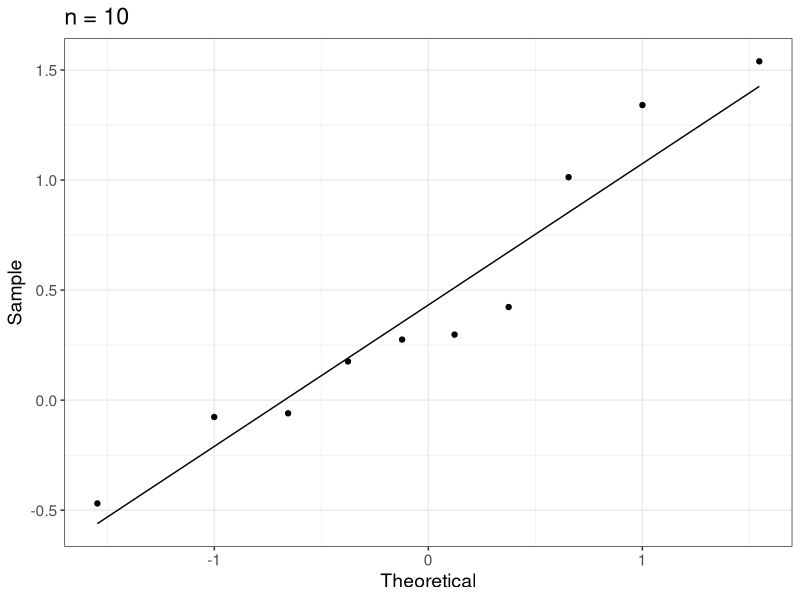
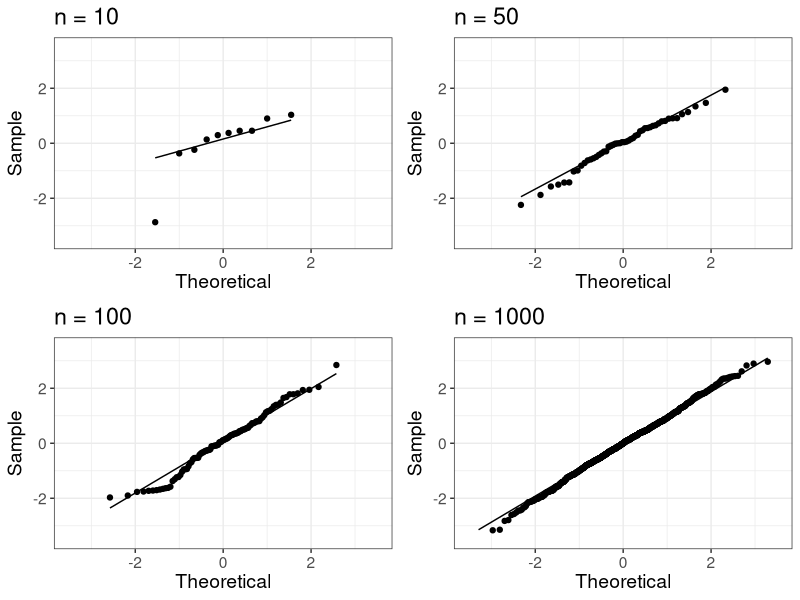
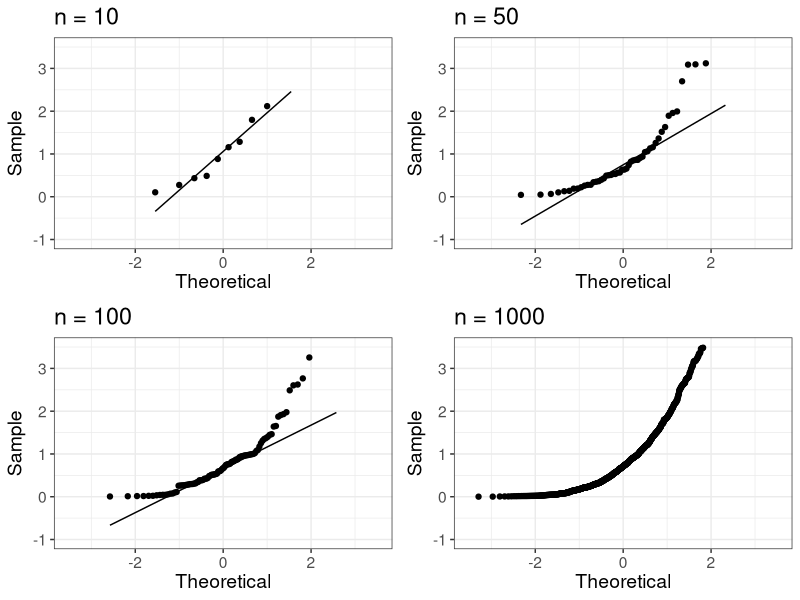
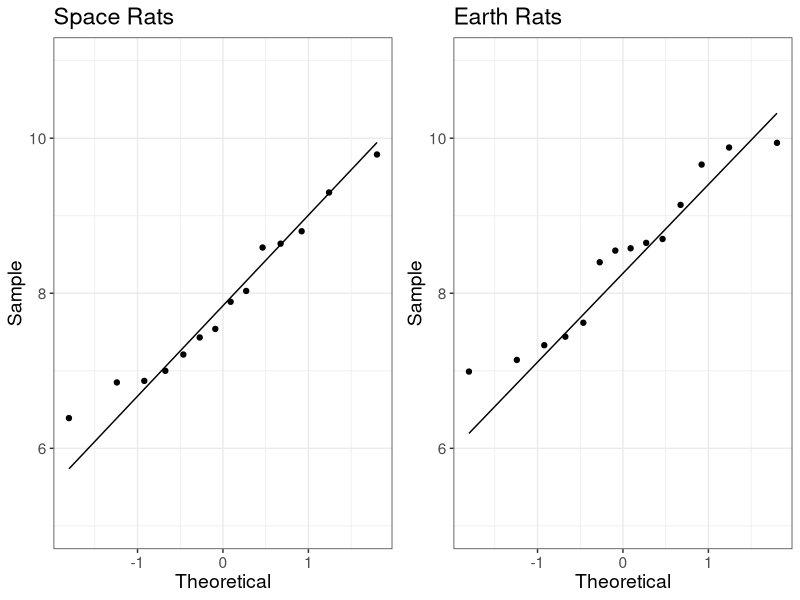
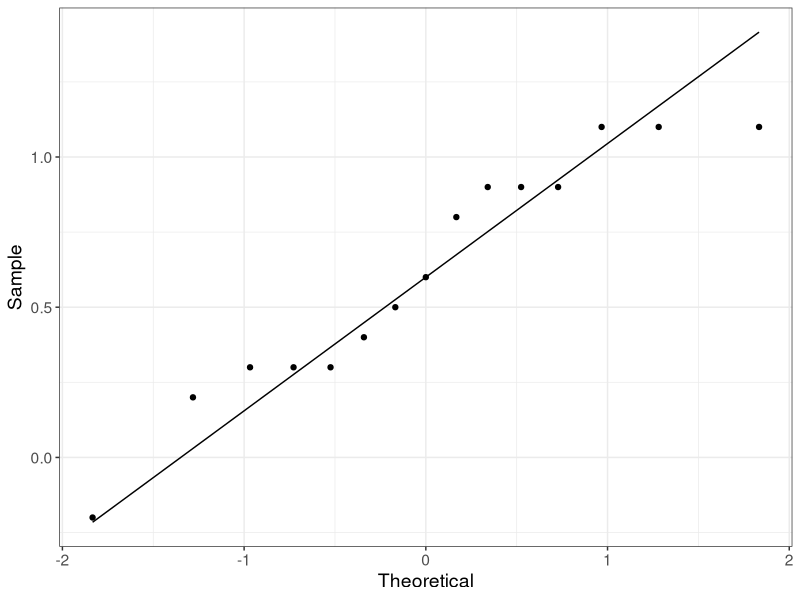

R code for these plots, in order:
## ---- chunk 1
library(tidyverse)
## ---- chunk 2
outcome <- rnorm(10) # simulate from N(0, 1)
sim_normal <- tibble(outcome)

sim_normal %>% # pipe in data
  ggplot(aes(sample = outcome)) + # call ggplot(), specify the variable to be examined
  stat_qq(size=1.5) + # request q-q scatterplot
  stat_qq_line() + # request q-q 45* line
  theme_bw() + # change background :)
  labs(x = "Theoretical",
       y = "Sample",
       title = "n = 10") + # change axis labels
  theme(text = element_text(size=14)) # change font size
## ---- chunk 3
outcome <- rnorm(10) # simulate from N(0, 1)
sim_normal <- tibble(outcome)

a <- sim_normal %>% # pipe in data
  ggplot(aes(sample = outcome)) + # call ggplot(), specify the variable to be examined
  stat_qq(size=1.5) + # request q-q scatterplot
  stat_qq_line() + # request q-q 45* line
  theme_bw() + # change background :)
  labs(x = "Theoretical",
       y = "Sample",
       title = "n = 10") + # change axis labels
  xlim(-3.5, 3.5) +
  ylim(-3.5, 3.5) +
  theme(text = element_text(size=14)) # change font size

outcome <- rnorm(50) # simulate from N(0, 1)
sim_normal <- tibble(outcome)

b <- sim_normal %>% # pipe in data
  ggplot(aes(sample = outcome)) + # call ggplot(), specify the variable to be examined
  stat_qq(size=1.5) + # request q-q scatterplot
  stat_qq_line() + # request q-q 45* line
  theme_bw() + # change background :)
  labs(x = "Theoretical",
       y = "Sample",
       title = "n = 50") + # change axis labels
  xlim(-3.5, 3.5) +
  ylim(-3.5, 3.5) +
  theme(text = element_text(size=14)) # change font size

outcome <- rnorm(100) # simulate from N(0, 1)
sim_normal <- tibble(outcome)

c <- sim_normal %>% # pipe in data
  ggplot(aes(sample = outcome)) + # call ggplot(), specify the variable to be examined
  stat_qq(size=1.5) + # request q-q scatterplot
  stat_qq_line() + # request q-q 45* line
  theme_bw() + # change background :)
  labs(x = "Theoretical",
       y = "Sample",
       title = "n = 100") + # change axis labels
  xlim(-3.5, 3.5) +
  ylim(-3.5, 3.5) +
  theme(text = element_text(size=14)) # change font size

outcome <- rnorm(1000) # simulate from N(0, 1)
sim_normal <- tibble(outcome)

d <- sim_normal %>% # pipe in data
  ggplot(aes(sample = outcome)) + # call ggplot(), specify the variable to be examined
  stat_qq(size=1.5) + # request q-q scatterplot
  stat_qq_line() + # request q-q 45* line
  theme_bw() + # change background :)
  labs(x = "Theoretical",
       y = "Sample",
       title = "n = 1000") + # change axis labels
  xlim(-3.5, 3.5) +
  ylim(-3.5, 3.5) +
  theme(text = element_text(size=14)) # change font size

library(ggpubr)
ggarrange(a, b, c, d, ncol = 2, nrow = 2)
## ---- chunk 4
outcome <- rexp(10) 
sim_normal <- tibble(outcome)

a <- sim_normal %>% # pipe in data
  ggplot(aes(sample = outcome)) + # call ggplot(), specify the variable to be examined
  stat_qq(size=1.5) + # request q-q scatterplot
  stat_qq_line() + # request q-q 45* line
  theme_bw() + # change background :)
  labs(x = "Theoretical",
       y = "Sample",
       title = "n = 10") + # change axis labels
  xlim(-3.5, 3.5) +
  ylim(-1, 3.5) +
  theme(text = element_text(size=14)) # change font size

outcome <- rexp(50) # simulate from N(0, 1)
sim_normal <- tibble(outcome)

b <- sim_normal %>% # pipe in data
  ggplot(aes(sample = outcome)) + # call ggplot(), specify the variable to be examined
  stat_qq(size=1.5) + # request q-q scatterplot
  stat_qq_line() + # request q-q 45* line
  theme_bw() + # change background :)
  labs(x = "Theoretical",
       y = "Sample",
       title = "n = 50") + # change axis labels
  xlim(-3.5, 3.5) +
  ylim(-1, 3.5) +
  theme(text = element_text(size=14)) # change font size

outcome <- rexp(100) # simulate from N(0, 1)
sim_normal <- tibble(outcome)

c <- sim_normal %>% # pipe in data
  ggplot(aes(sample = outcome)) + # call ggplot(), specify the variable to be examined
  stat_qq(size=1.5) + # request q-q scatterplot
  stat_qq_line() + # request q-q 45* line
  theme_bw() + # change background :)
  labs(x = "Theoretical",
       y = "Sample",
       title = "n = 100") + # change axis labels
  xlim(-3.5, 3.5) +
  ylim(-1, 3.5) +
  theme(text = element_text(size=14)) # change font size

outcome <- rexp(1000) # simulate from N(0, 1)
sim_normal <- tibble(outcome)

d <- sim_normal %>% # pipe in data
  ggplot(aes(sample = outcome)) + # call ggplot(), specify the variable to be examined
  stat_qq(size=1.5) + # request q-q scatterplot
  stat_qq_line() + # request q-q 45* line
  theme_bw() + # change background :)
  labs(x = "Theoretical",
       y = "Sample",
       title = "n = 1000") + # change axis labels
  xlim(-3.5, 3.5) +
  ylim(-1, 3.5) +
  theme(text = element_text(size=14)) # change font size

library(ggpubr)
ggarrange(a, b, c, d, ncol = 2, nrow = 2)
## ---- chunk 5
space_rbc <- c(8.59, 6.87, 7.00, 8.64, 7.89, 8.80, 7.43, 9.79, 9.30, 7.21, 6.85, 8.03, 6.39, 7.54)
space <- tibble(space_rbc)

space_qq <- space %>%
  ggplot(aes(sample = space_rbc)) +
  stat_qq(size=1.5) +
  stat_qq_line() +
  labs(x = "Theoretical",
       y = "Sample",
       title = "Space Rats") +
  ylim(5, 11) +
  theme_bw() +
  theme(text = element_text(size=14))
## ---- chunk 6
earth_rbc <- c(8.65, 7.62, 7.33, 6.99, 7.44, 8.58, 8.40, 8.55, 9.88, 9.66, 8.70, 9.94, 7.14, 9.14)
earth <- tibble(earth_rbc)
  
earth_qq <- earth %>%
  ggplot(aes(sample = earth_rbc)) +
  stat_qq(size=1.5) +
  stat_qq_line() +
  labs(x = "Theoretical",
       y = "Sample",
       title = "Earth Rats") +
  ylim(5, 11) +
  theme_bw() +
  theme(text = element_text(size=14))
## ---- chunk 7
library(ggpubr)
ggarrange(space_qq, earth_qq, ncol = 2) # put graphs together
## ---- chunk 8
g1 <- c(17.6, 20.2, 19.5, 11.3, 13.0, 16.3, 15.3, 16.2, 12.2, 14.8, 21.3, 22.1, 16.9, 17.6, 18.4)
g2 <- c(17.3, 19.1, 18.4, 11.5, 12.7, 15.8, 14.9, 15.3, 12.0, 14.2, 21.0, 21.0, 16.1, 16.7, 17.5)
garage <- tibble(g1, g2) %>% # create dataset with both garages
  mutate(d = g1-g2) # create variable of differences

garage %>%
  ggplot(aes(sample = d)) +
  stat_qq(size=1.5) +
  stat_qq_line() +
  labs(x = "Theoretical",
       y = "Sample") +
  #ylim(5, 11) +
  theme_bw() +
  theme(text = element_text(size=14))
## ---- chunk 9
rbc <- c(8.59, 8.64, 7.43, 7.21, 6.39, 6.87, 7.89,
         9.79, 6.85, 7.54, 7.00, 8.80, 9.30, 8.03,
         8.65, 6.99, 8.40, 9.66, 7.14, 7.62, 7.44,
         8.55, 8.70, 9.14, 7.33, 8.58, 9.88, 9.94) # enter blood cell mass
rat <- c(rep("Space",14), rep("Earth",14)) # enter identifier 
data <- tibble(rat, rbc) # create dataset

var.test(rbc ~ rat, data = data)
